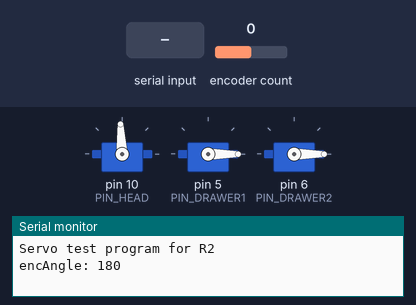
The sketch below on a simulated Arduino Uno, built with avr-gcc and run on an emulated ATmega328P. Shown: 3 × servo, the last lines printed to the serial monitor. Inputs (shaded band) come from the test bench; at power-on: encoder count 0.

Above: at 9.2 s.
9.3 s: "1\n" received over Serial
At 10.3 s:
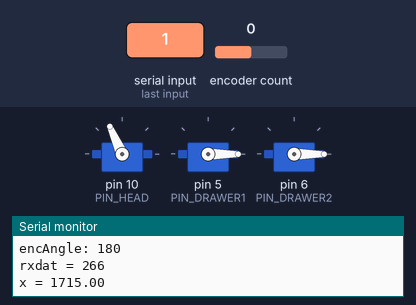
At 17.7 s:
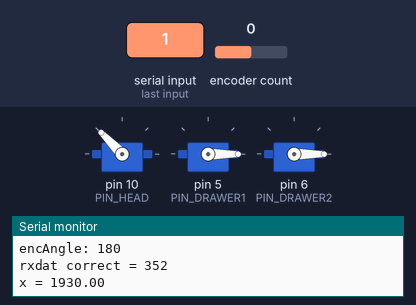
Timing chart, 0 to 18.8 s (numbered marks = the images above; inputs shaded):
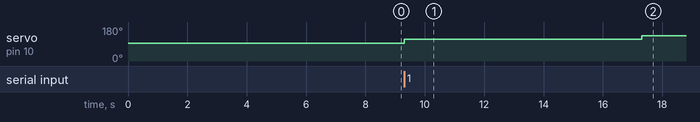

The sketch:

r2servo.ino
```cpp
/*
 * File:   main.c
 * Author: Syed Tahmid Mahbub
 *
 * Created on April 28, 2016
 */


// PIC 32MX250F128B

#include <stdint.h>
#include <Servo.h>
#include <Encoder.h>
#include "math.h"

#define MSG_BEGIN       'a'
#define MSG_END         '\r'

#define PIN_HEAD 10
#define PIN_DRAWER1 5
#define PIN_DRAWER2 6

Servo head;
Servo drawer1;
Servo drawer2;

int oldAngle;
int correction;
Encoder myEnc(2, 3);

void setup() {
  //initialize PWM
  head.attach(PIN_HEAD);
  drawer1.attach(PIN_DRAWER1);
  drawer2.attach(PIN_DRAWER2);

  //initialize Serial/UART
  Serial.begin(9600);
  while(!Serial);

  //initialize each motor in their resting position
  head.writeMicroseconds(1500);        //1000-2000, 4.17rev; midpt = 1500us
  delay(8000); //8s
  myEnc.write(4096);
  oldAngle = 180;
  correction = 0;

  drawer1.writeMicroseconds(0);
  drawer2.writeMicroseconds(0);

  Serial.println("\n\rServo test program for R2\n\r");
}

void loop() {
    uint16_t rxdat;
    float head_dc;
    int encAngle = myEnc.read() * (float)360 / (float)8192;
    Serial.print("encAngle: ");
    Serial.println(encAngle);

    //blocks any new angle command if we still haven't gotten to old angle
    if (encAngle-oldAngle > 45 || oldAngle-encAngle > 45) {             //tolerance = 45deg
      correction = oldAngle - encAngle;
      rxdat = oldAngle + correction;

      Serial.print("rxdat correct = ");
      Serial.println(rxdat);
      move(rxdat);
    }
    else {
      rxdat = serial_get_angle(); //blocks until receive command
      rxdat = rxdat + correction;   //keep corrections consistent for future commands
      oldAngle = rxdat;

      Serial.print("rxdat = ");
      Serial.println(rxdat);
      move(rxdat);
    }
}

uint8_t serial_get_byte(void){
  while(Serial.available() <= 0);
  uint8_t i = (uint8_t)Serial.read();
  return i;
}

int serial_get_angle(){
    #define BUFMAX  2           //changed from 4 to 2 by Laura
    uint8_t rxchar;
    uint8_t rxbuf[BUFMAX+1];
    uint8_t idx;

    // Look for start of message
//    do{
//        rxchar = serial_get_byte();
//    } while (rxchar != MSG_BEGIN);

    //TAHMID'S CODE DON'T REMOVE!!!
//    while (1){
//        idx = 0;
//        /* Wait for a "completed" message.
//         * A message is completed if:
//         *  - BUFMAX characters have been entered
//         *  - MSG_END has been entered
//         *  - MSG_BEGIN has been detected
//         */
//        do{
//            rxchar = serial_get_byte();
//            if (rxchar >= '0' && rxchar <= '9')
//                rxbuf[idx++] = rxchar;
//            if (idx == BUFMAX){
//                Serial.print("\n\r");
//                break;
//            }
//        } while (rxchar != MSG_END && rxchar != MSG_BEGIN);
//
//        // If  a start of message was detected, restart reception
//        if (rxchar == MSG_BEGIN){
//            continue;
//        }
//        else{
//            rxbuf[idx] = '\0';
//            return atoi(rxbuf);
//        }
//    }

    //Laura's attempt at parsing serial message from 16-bit format
    //format: {15...12, 11, 10...0} bits for channel[4], neg[1], angle[11]
    //up to transmitter to only send 2 characters (this doesn't check for that)
    uint16_t channel;    //****NOT DOING ANYTHING WITH CHANNEL OR NEGATIVE YET
    int negative;       //neg = 1, pos = 0
    uint16_t angle;

    rxchar = serial_get_byte();

    //divide by 16 to get MSB 4 bits of first byte = channel[4]
    channel = rxchar / 16;
    rxchar = rxchar % 16;   //trim off 4 bits
    if (rxchar / 8)
        negative = 1;
    else
        negative = 0;
    rxchar = rxchar % 8;    //trim to 3 bits
    uint16_t temp = rxchar;      //temporarily store 3 MSB of angle data

    //retrieve second byte, containing rest of message
    rxchar = serial_get_byte();

    angle = (temp << 8) | rxchar;

    //apply negative/positive sign
    //if (negative) angle = angle * -1;

    return angle;
}

void move(int rxdat) {
    if (rxdat > 380) rxdat = 380;                     //prevents >4.17revs
    float x = 1050 + (rxdat * (float)900) / (float)360;
    Serial.print("x = ");
    Serial.println(x);
    head.writeMicroseconds((int)(x));        //rxdat*total_range/360
    delay(8000);   //allow 8s for head to try to reach rxdat angle
}
```

Measured:
- after the input at 9.3 s, servo on pin 10 (PIN_HEAD): 93° → 114° at once, → 134° 8.0 s later
